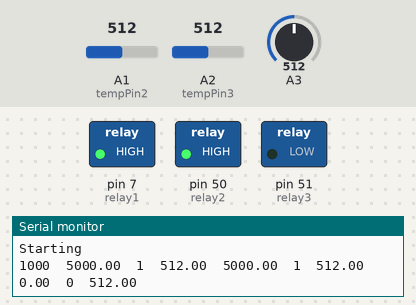
Recording of a sketch running on a simulated Arduino Mega 2560, built with avr-gcc and run on an emulated ATmega2560. On the bench: switched loads named in the sketch (green lamp = pin HIGH), the last lines printed to the serial monitor. The inputs (shaded band) are chosen by the test bench; at power-on: A1 (tempPin2) = 512, A2 (tempPin3) = 512, A3 = 512.

Above: at 1.2 s.
1.3 s: A1 (tempPin2) set to 579
At 4.2 s:
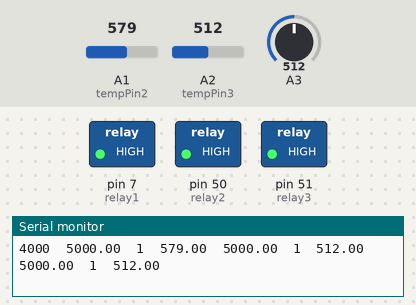
4.3 s: A1 (tempPin2) set to 586
5.8 s: A2 (tempPin3) set to 584
8.8 s: A2 (tempPin3) set to 601
At 9.8 s:
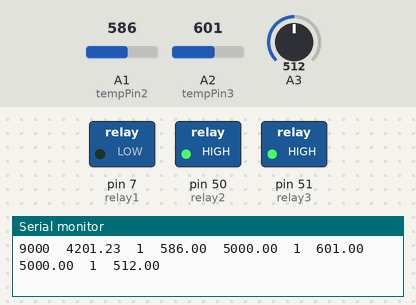
11.5 s: A3 set to 570
At 14.4 s:
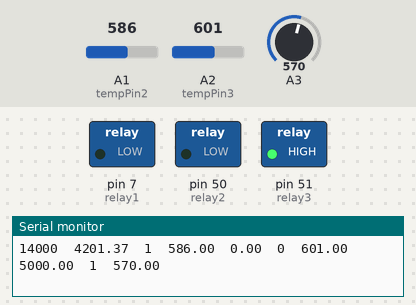
14.5 s: A3 set to 586
At 20.9 s:
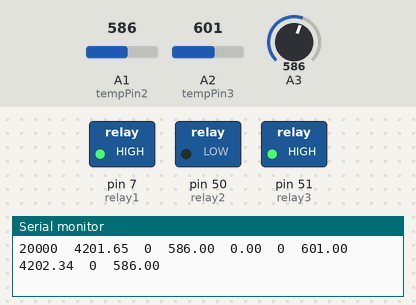
Timing chart, 0 to 25.7 s (numbered marks = the images above; inputs shaded):
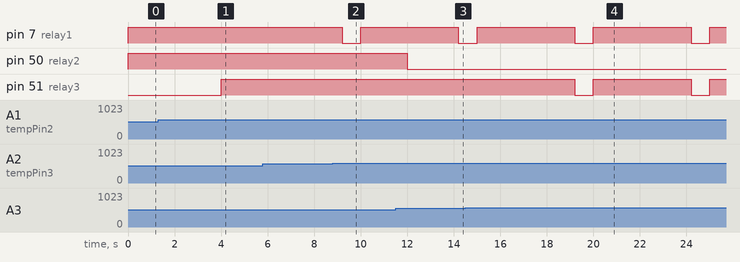

Measured:
- the behaviour switches between 594 and 595 on A2 (tempPin3) (found by bisection; images 1 and 2)
- the behaviour switches between 585 and 586 on A3 (found by bisection; images 3 and 4)
- after the input at 14.5 s, pin 51 (relay3): alternates HIGH for 4.2 s and LOW for 0.80 s, starting after 4.7 s
- by itself, pin 7 (relay1): alternates HIGH for 4.2 s and LOW for 0.80 s

The sketch:

PIDControl.ino
```cpp
#include <PID_v1.h>

//Define pins and variables for temperature reading
#define tempPin1 A0
#define tempPin2 A1
#define tempPin3 A2

#define relay1 7
#define relay2 50
#define relay3 51

//Define Variables
double Setpoint, Input1, Output1;
double Input2, Output2;
double Input3, Output3;

//Specify the links and initial tuning parameters
double Kp1=300, Ki1=0.1, Kd1=0;
double Kp2=700, Ki2=0.5, Kd2=0;
double Kp3=300, Ki3=0.1, Kd3=0;

PID PID1(&Input1, &Output1, &Setpoint, Kp1, Ki1, Kd1, DIRECT);
PID PID2(&Input2, &Output2, &Setpoint, Kp2, Ki2, Kd2, DIRECT);
PID PID3(&Input3, &Output3, &Setpoint, Kp3, Ki3, Kd3, DIRECT);


int WindowSize = 5000;
volatile unsigned long windowStartTime;

// Define variables
volatile unsigned long lastPID = 0;
volatile unsigned long lastSaveTime = 0;

void setup() {
  // put your setup code here, to run once:
  Serial.begin(9600);
  analogReference(INTERNAL2V56); // Set the analog reference voltage to 2.56V

  pinMode(relay1, OUTPUT);
  pinMode(relay2, OUTPUT);
  pinMode(relay3, OUTPUT);

  digitalWrite(relay1, LOW); //tip
  digitalWrite(relay2, LOW); //end
  digitalWrite(relay3, LOW); //middle

  Serial.println("Starting");
  windowStartTime = millis();

  // Define the set point for the PID controller
  Setpoint = 600;

  //tell the PID to range between 0 and the full window size
  PID1.SetOutputLimits(0, WindowSize);
  PID2.SetOutputLimits(0, WindowSize);
  PID3.SetOutputLimits(0, WindowSize);

  //turn the PID on
  PID1.SetMode(AUTOMATIC);
  PID2.SetMode(AUTOMATIC);
  PID3.SetMode(AUTOMATIC);

  Input1 = analogRead(A1); //tip
  Input2 = analogRead(A2); //end
  Input3 = analogRead(A0);

  PID1.Compute();
  PID2.Compute();
  //PID3.Compute();
}

void loop() {
  // if(millis()>2000000)
  // {
  //   Setpoint = 630;
  // }
  Input1 = analogRead(A1);
  Input2 = analogRead(A2);
  Input3 = analogRead(A3);

  unsigned long currentMillis = millis();
  if(currentMillis - lastPID >= 4000)
  {
    PID1.Compute();
    PID2.Compute();
    PID3.Compute();
    lastPID=currentMillis;
  }

  /************************************************
   * turn the output pin on/off based on pid output
   ************************************************/
  if (currentMillis - windowStartTime > WindowSize)
  {
    //time to shift the Relay Window
    //Serial.print("shift");
    windowStartTime += WindowSize;
  }

  if (Output1 >= currentMillis - windowStartTime)
  {
    digitalWrite(relay1, HIGH);
    //Serial.println("high");
  }
  else
  {
    digitalWrite(relay1, LOW);
    //Serial.println("low");
  }

  if (Output2 >= currentMillis - windowStartTime)
  {
    digitalWrite(relay2, HIGH);
    //Serial.println("high");
  }
  else
  {
    digitalWrite(relay2, LOW);
    //Serial.println("low");
  }

  if (Output3 >= currentMillis - windowStartTime)
  {
    digitalWrite(relay3, HIGH);
    //Serial.println("high");
  }
  else
  {
    digitalWrite(relay3, LOW);
    //Serial.println("low");
  }

  // Get the data for time, output, relay state and input
  if ((currentMillis - lastSaveTime) >= 1000)
  {
    //Serial.print("Temperature: ");
    Serial.print(millis());
    Serial.print("  ");
    Serial.print(Output1);
    Serial.print("  ");
    Serial.print(digitalRead(relay1));
    Serial.print("  ");
    Serial.print(Input1);
    Serial.print("  ");

    Serial.print(Output2);
    Serial.print("  ");
    Serial.print(digitalRead(relay2));
    Serial.print("  ");
    Serial.print(Input2);
    Serial.print("  ");

    Serial.print(Output3);
    Serial.print("  ");
    Serial.print(digitalRead(relay3));
    Serial.print("  ");
    Serial.println(Input3);
    lastSaveTime = currentMillis;
  }
}

// // Get the readings from the thermocouple, and convert the readings to voltage first, then temperature in degree celsius
// double GetTemperature()
// {
//   int val[3] = {analogRead(tempPin1), analogRead(tempPin1), analogRead(tempPin1)};
//   float voltage = 0;

//   double temp[3] = {};
//   for (int i = 0; i < 3; i++)
//   {
//     voltage = val[i] * (5 / 1023.0);
//     temp[i] = (voltage - 1.21) / 0.005;
//   }
//   if(CompareSensorReading(temp[0], temp[1], temp[2]) == true)
//   {
//     double tempAvg = (temp[0] + temp[1] + temp[2]) / 3;
//     tempAvg = round(tempAvg * 100.0) / 100.0;
//     return tempAvg;
//   }
//   else
//   {
//     // TODO: stop the heater and check the connection of temperature sensor
//     heaterStop = true;
//   }
//   return 0;
// }

// // Making the sure the 3 temperature sensor have similar readings. The difference  needs to be within 5 degree celcius
// bool CompareSensorReading(float temp1, float temp2, float temp3)
// {
//   if((abs(temp1 - temp2) && abs(temp1 - temp3) && abs(temp2 - temp3)) <= 5)
//   {
//     return true;
//   }
//   return false;
// }

// void DisplayHeating()
// {
//   unsigned long currentTime = millis();
//   float temp = GetTemperature();
//   if((currentTime - lastRefresh) >= refresehInterval) // Re-print the temperature reading on the lcd every 1s
//   {
//       lcd.setCursor(0,0);
//       lcd.print("SP = ");
//       lcd.setCursor(0,1);
//       lcd.print("Preheating: ");
//       lcd.setCursor(12, 1);
//       lcd.print(temp);
//       lcd.setCursor(9,0);
//       lcd.print(String(char(223)) + "C");
//       lcd.setCursor(5,0);
//       lastRefresh = currentTime;
//     }
// }
```

relayControl.ino
```cpp

```
